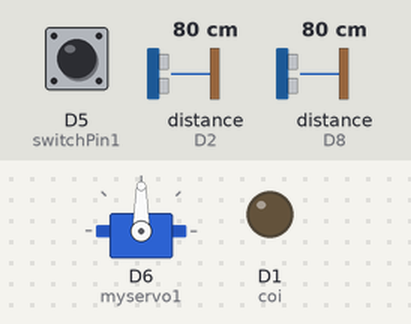
Recording of a sketch running on a simulated ESP8266 (NodeMCU). Shown: servo, output pins drawn as LEDs (lit = HIGH). Wiring (inferred from the names in the program): 2 × ultrasonic range finder: trigger D4, echo D2 / trigger D7, echo D8. The test bench sets the inputs (shaded band); at power-on: distance to the obstacle (sensors on D2, D8) 80 cm, D5 (switchPin1) LOW. The echo pulse lasts 58.3 µs per cm; WiFi joins after 1.5 s; servers stay silent unless stated; pins used as bus, display or sensor lines are not drawn; what the sketch prints to the serial monitor is not drawn.

Above: at 8.2 s.
8.3 s: distance to the obstacle (sensor on D2) set to 7 cm
9.8 s: distance to the obstacle (sensor on D2) set to 4 cm
At 10.8 s:
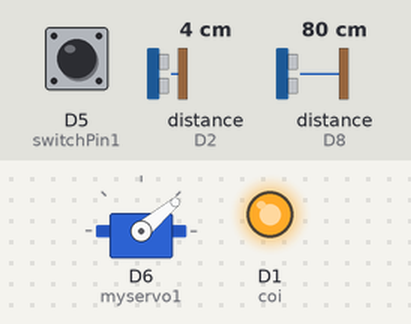
12.8 s: distance to the obstacle (sensor on D2) set to 9 cm
At 14.3 s:
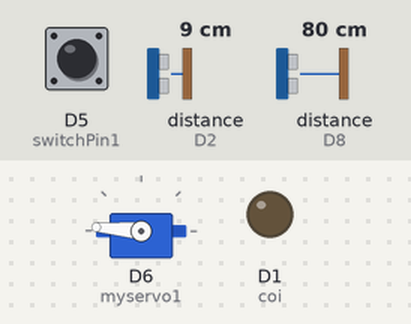
15.3 s: distance to the obstacle (sensor on D8) set to 8 cm
16.8 s: distance to the obstacle (sensor on D8) set to 5 cm
At 19.6 s:
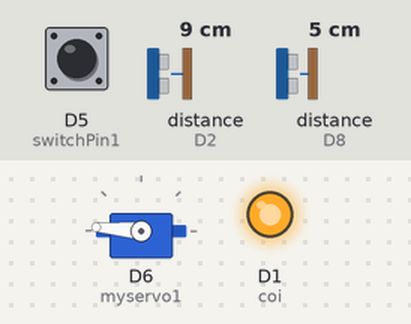
19.8 s: distance to the obstacle (sensor on D8) set to 9 cm
At 21.6 s:
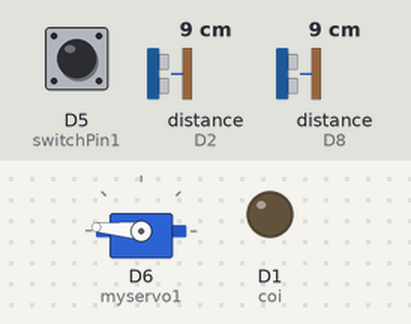
Timing chart, 0 to 23.1 s (numbered marks = the images above; inputs shaded):
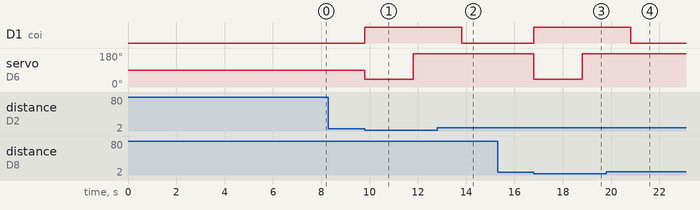

Measured:
- the behaviour switches between 6 and 5 cm on distance to the obstacle (sensor on D2) (found by bisection; images 0 and 1)
- the behaviour switches between 7 and 6 cm on distance to the obstacle (sensor on D8) (found by bisection; images 2 and 3)
- after the input at 8.3 s, every drawn part: stays the same
- after the input at 9.8 s, D1 (coi): LOW → HIGH at once; servo on D6 (myservo1): 90° → 40° at once, → 175° 2.0 s later
- after the input at 12.8 s, D1 (coi): HIGH → LOW after 1.0 s; servo on D6 (myservo1): stays 175° (without the input it goes to 40° after 1.0 s)
- after the input at 15.3 s, every drawn part: stays the same
- after the input at 16.8 s, D1 (coi): LOW → HIGH at once; servo on D6 (myservo1): 175° → 40° at once, → 175° 2.0 s later
- after the input at 19.8 s, D1 (coi): HIGH → LOW after 1.0 s; servo on D6 (myservo1): stays 175° (without the input it goes to 40° after 1.0 s)

The sketch:

DATN.ino
```cpp
#include <ESP8266WiFi.h>
#include <WiFiClient.h>
#include <ESP8266WebServer.h>
#include <Servo.h>
#define sound
Servo myservo1; // twelve servo objects can be created on most boards


bool gateOpen = true; // to keep track of gate state
int pos = 0;   // variable to store the servo position
const int trigPin1 = D7;
const int echoPin1 = D8;
const int trigPin2 = D4;
const int echoPin2 = D2;
const int coi = D1;

long duration1;
int distance1;
int safetyDistance1;

long duration2;
int distance2;
int safetyDistance2;

// Khai báo các biến
const int switchPin1 = D5; // Chân kết nối công tắc hành trình
int switchState1 = 0; // Lưu trạng thái công tắc hành trình

// Khai báo đối tượng web server
ESP8266WebServer server(80);

void setup() {
  pinMode(switchPin1, INPUT);
  pinMode(trigPin1, OUTPUT);
  pinMode(echoPin1, INPUT);
  pinMode(trigPin2, OUTPUT);
  pinMode(echoPin2, INPUT);
  myservo1.attach(D6);
  pinMode(coi, OUTPUT);

  // Kết nối WiFi
  Serial.begin(115200);
  WiFi.begin("Tien 5G", "0356599038");
  while (WiFi.status() != WL_CONNECTED) {
    delay(1000);
    Serial.println("Connecting to WiFi...");
  }
  Serial.println("Connected to WiFi");
  Serial.print("IP address: ");
  Serial.println(WiFi.localIP());
  delay(5000);
  // Khởi động server
  server.on("/", handleRoot);
  server.begin();
  Serial.println("HTTP server started");
}

void loop() {
  switchState1 = digitalRead(switchPin1);
  server.handleClient();

  Serial.print("GIA TRI NHAN DUOC1: ");
  Serial.println(switchState1);

  digitalWrite(trigPin1, LOW);
  delayMicroseconds(2);
  digitalWrite(trigPin1, HIGH);
  delayMicroseconds(10);
  digitalWrite(trigPin1, LOW);
  duration1 = pulseIn(echoPin1, HIGH);
  distance1= duration1*0.034/2;
  safetyDistance1 = distance1;

  digitalWrite(trigPin2, LOW);
  delayMicroseconds(2);
  digitalWrite(trigPin2, HIGH);
  delayMicroseconds(10);
  digitalWrite(trigPin2, LOW);
  duration2 = pulseIn(echoPin2, HIGH);
  distance2= duration2*0.034/2;
  safetyDistance2 = distance2;

  digitalWrite(coi,LOW);
  if (safetyDistance1<=5 || safetyDistance2<=4) {
      if (!gateOpen) {
        gateOpen = true;
        myservo1.write(175);
        digitalWrite(coi,HIGH);
        delay(2000);
      } else {
        gateOpen = false;
        myservo1.write(40);
        digitalWrite(coi,HIGH);
        delay(2000);
      }
    }
}

void handleRoot() {
  String html = "<meta charset='utf-8'><html><head><meta http-equiv=\"refresh\" content=\"2\"><style>body {background-color: FloralWhite;}h1   {color: blue;}font    {color: blue;}fontt    {color: red;}fonttt    {color: red;}</style><br><br><br><br><br><br><br><br><br><body><div style='background-color:#f1f1f1;padding:100px;'><font size='+5'><center>RÀO CHẮN ĐÃ: ";

  if (switchState1 == HIGH) {
    html += "<fonttt size='+4'>MỞ";
  } else {
    html += "<fonttt size='+4'>ĐÓNG";
  }
  html += "<br><br>";
  html += "<hr width='30%' size='10' color='Goldenrod'>";
  html += "<br>";
  html += "</h1><font size='+4'><center>THÔNG BÁO: ";
  if (safetyDistance1 <= 5) {
    html += "<fontt size='+10'>TINGGG... TÀU HỎA ĐANG ĐẾN!";
  }

  if (safetyDistance2 <= 4) {
    html += "<fontt size='+5'>TÀU HỎA ĐÃ RỜI ĐI!";
  }
  html += "</div></body></html>";
  server.send(200, "text/html", html);
}
```
